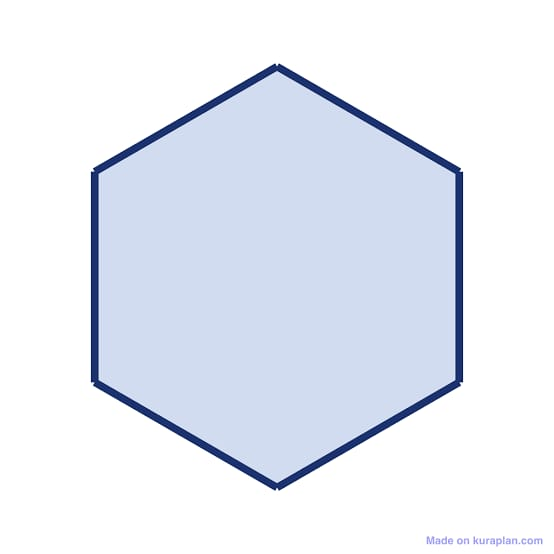
#> input picture shape.jpg, 554 x 554 px
$ python shape_detection.py
#> lines starting #> are read from the running program, lines starting #| are printed output that depends on the picture; after the words box and inside, x2 and y2 are one past the last pixel; in counts of white or black regions, pixels touching at a corner belong together
import cv2
import numpy as np

def detect_and_measure_shapes(image_path):
#> called with image_path = 'shape.jpg'
    img = cv2.imread(image_path)
#> img is the input picture: shape (554, 554, 3); mean B, G, R 244.9, 235.8, 231.2
    if img is None:
        print("Error: Could not load image.")
        return

    gray = cv2.cvtColor(img, cv2.COLOR_BGR2GRAY)
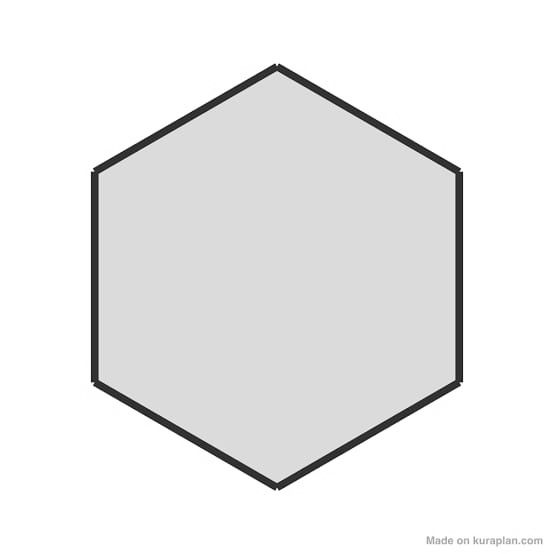
#> gray: shape (554, 554); min 10, max 255, mean 235.5
    blurred = cv2.GaussianBlur(gray, (5, 5), 0)
    _, thresh = cv2.threshold(blurred, 127, 255, cv2.THRESH_BINARY)
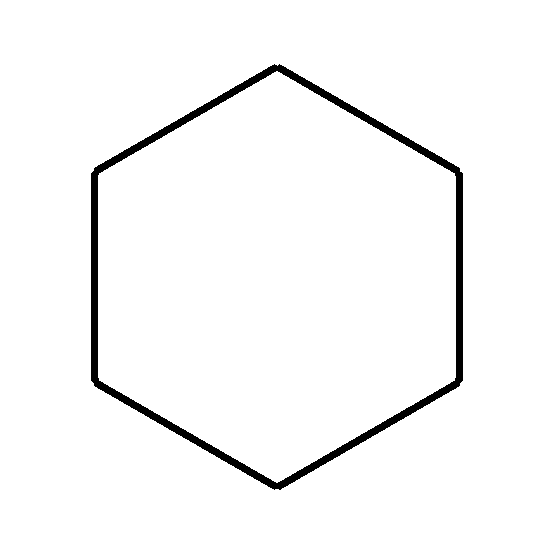
#> thresh: shape (554, 554); 97.1% white; 1 black region, box (x1, y1, x2, y2) and area: (91, 64, 463, 490) 8955
    edges = cv2.Canny(thresh, 50, 150)
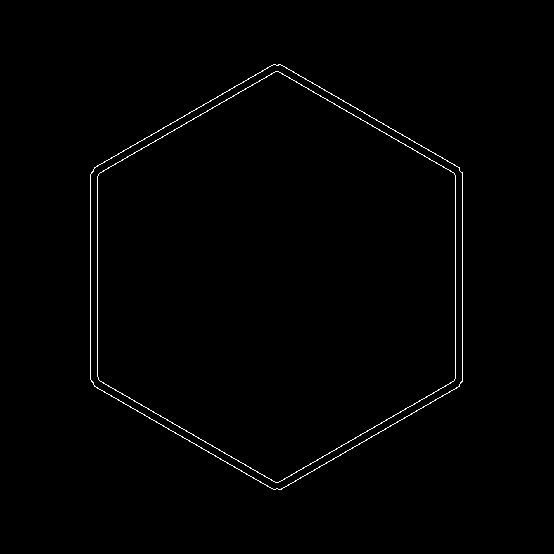
#> edges: shape (554, 554); 0.82% white in thin lines or dots, all inside (x1, y1, x2, y2) = (90, 64, 463, 490)

    contours, _ = cv2.findContours(edges, cv2.RETR_EXTERNAL, cv2.CHAIN_APPROX_SIMPLE)
#> contours = 1 contour; box (x1, y1, x2, y2) and area: (90, 64, 463, 490) 119658

    for contour in contours:
        if cv2.contourArea(contour) < 500:
            continue

        perimeter = cv2.arcLength(contour, True)

        epsilon = 0.04 * perimeter
        approx = cv2.approxPolyDP(contour, epsilon, True)

        area = cv2.contourArea(contour)
        x, y, w, h = cv2.boundingRect(approx)

        shape_type = "Polygon"
        if len(approx) == 3:
            shape_type = "Triangle"
        elif len(approx) == 4:
            aspect_ratio = float(w) / h
            if 0.95 <= aspect_ratio <= 1.05:
                shape_type = "Square"
            else:
                shape_type = "Rectangle"
        elif len(approx) == 6:
            shape_type = "Hexagon"

        cv2.rectangle(img, (x, y), (x + w, y + h), (255, 0, 0), 2)

        cv2.drawContours(img, [approx], 0, (0, 255, 0), 3)

        label1 = f"{shape_type} (A:{int(area)} P:{int(perimeter)})"
        label2 = f"Box Dim: {w}x{h}"

        cv2.putText(img, label1, (x, y - 25), cv2.FONT_HERSHEY_SIMPLEX, 0.5, (0, 0, 255), 2)
        cv2.putText(img, label2, (x, y - 10), cv2.FONT_HERSHEY_SIMPLEX, 0.5, (0, 0, 255), 2)
#> this loop made 1 pass
#> (perimeter, epsilon, area, x, y, w, h, shape_type) on pass 1: (1346.7, 53.87, 119657.5, 90, 64, 373, 426, 'Hexagon')
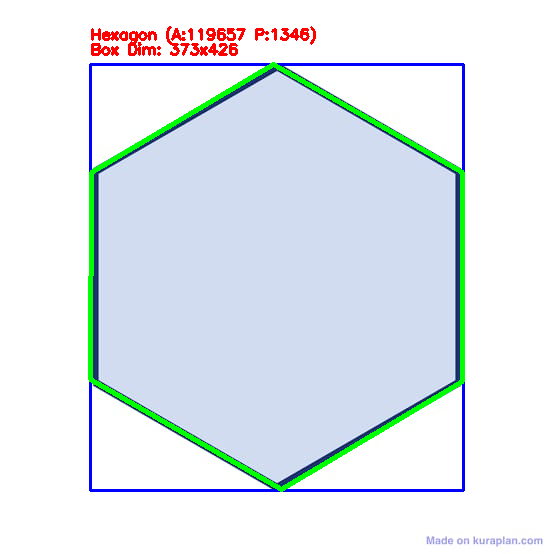
#> img: shape (554, 554, 3); 3.99% of pixels changed, all inside (x1, y1, x2, y2) = (88, 26, 465, 492)

    cv2.imshow("Shape Detection", img)
    cv2.waitKey(0)
    cv2.destroyAllWindows()

if __name__ == "__main__":
    detect_and_measure_shapes('shape.jpg')
